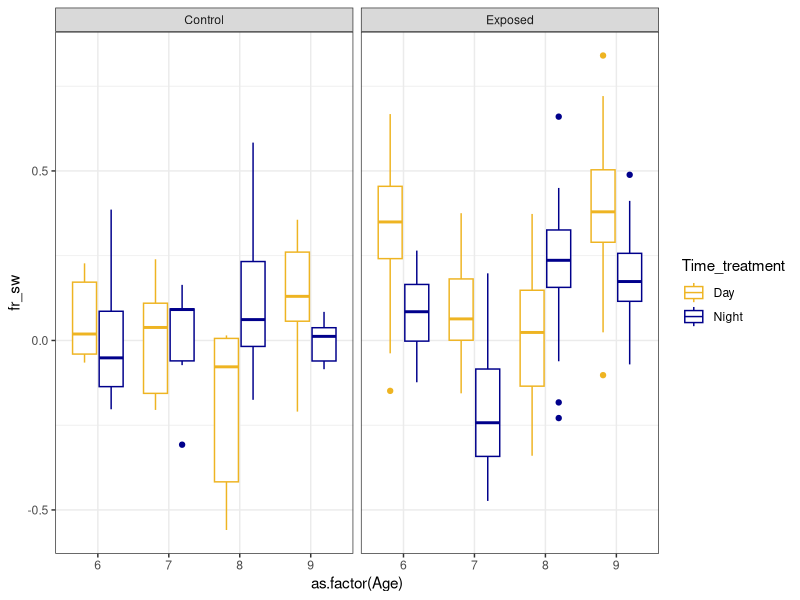
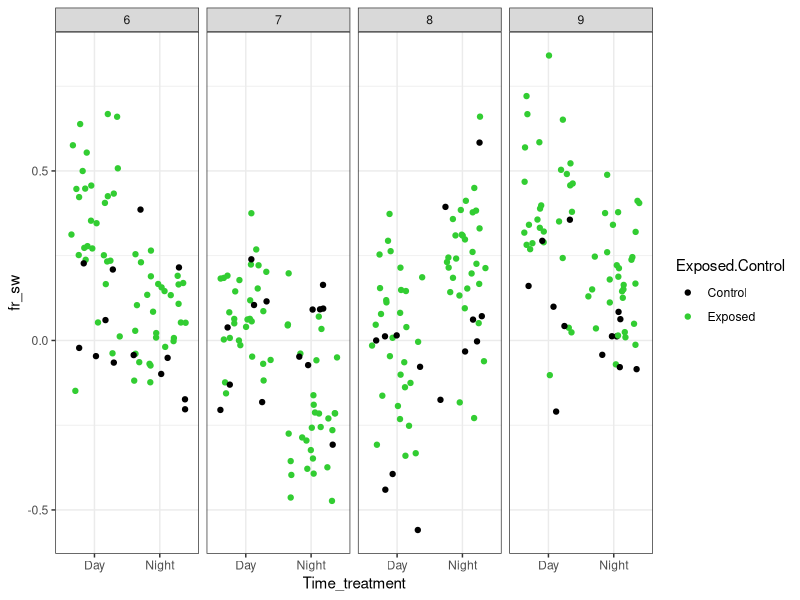
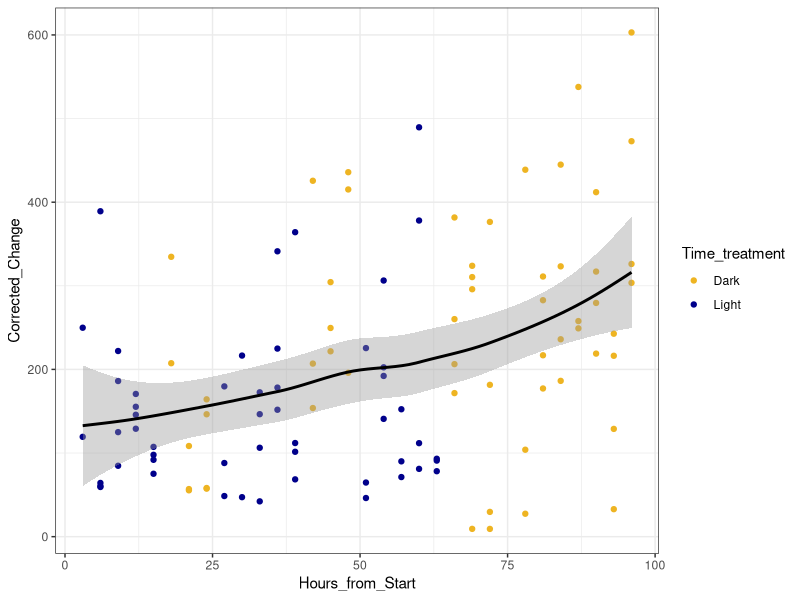
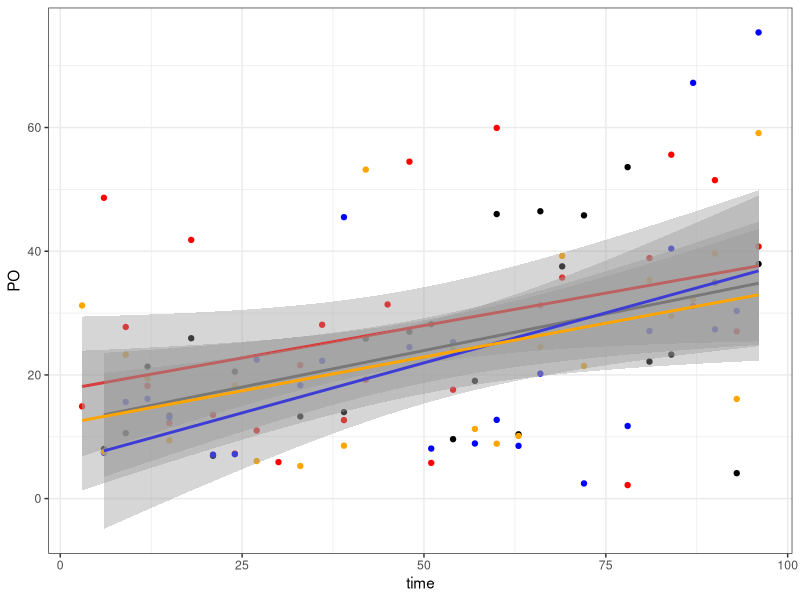
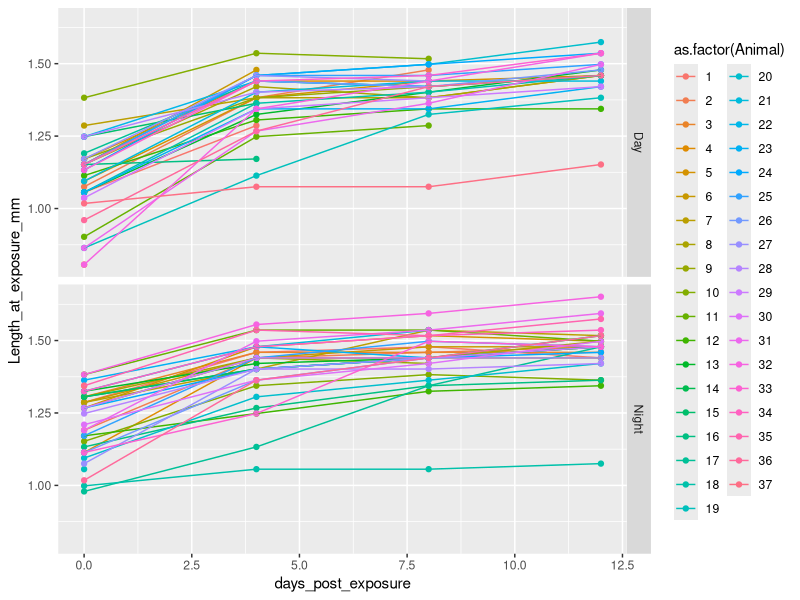
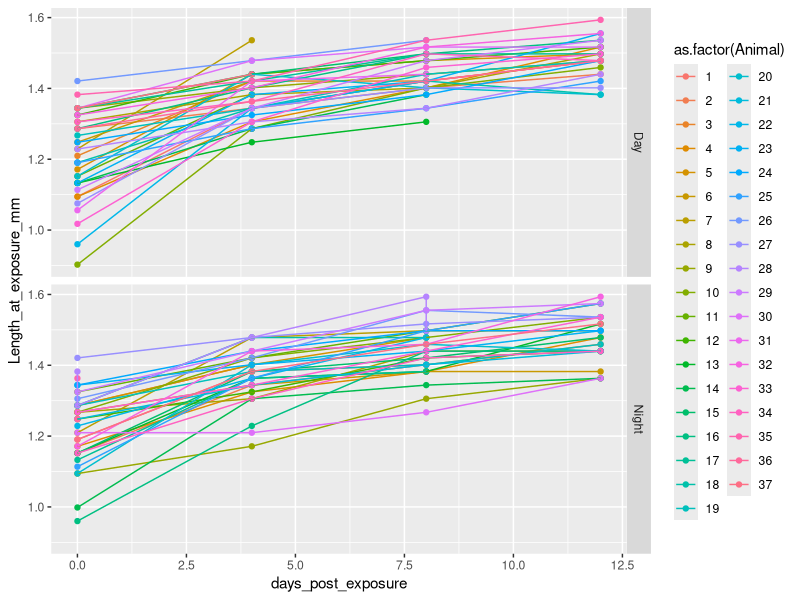
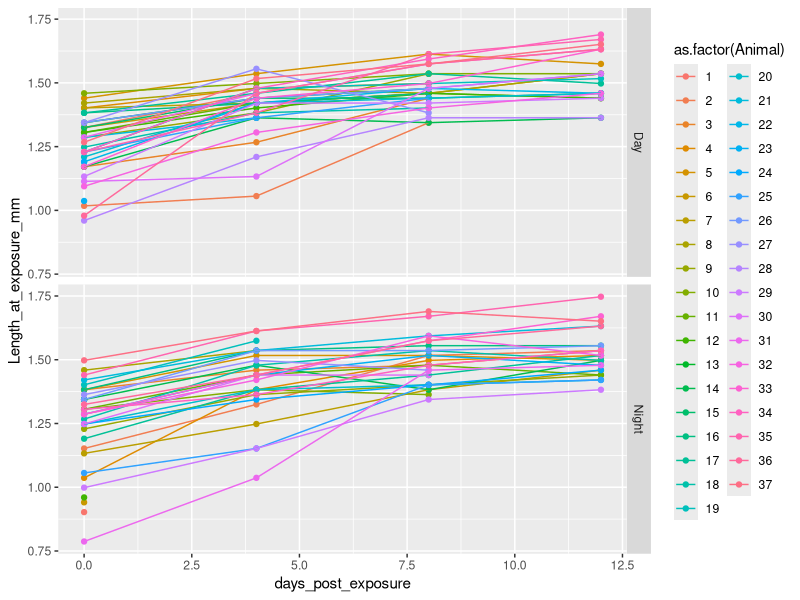
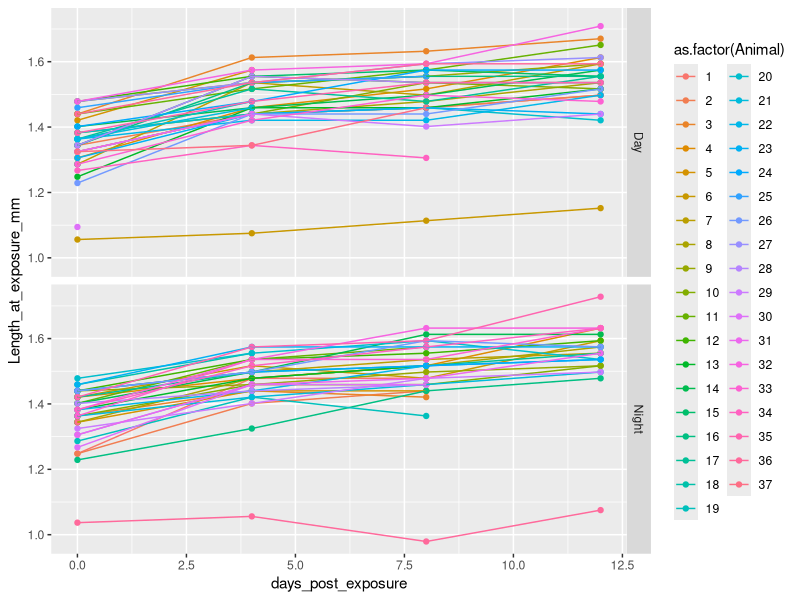

Source code (R) for these figures, in order:
## ---- chunk 1

library(tidyverse)
library(patchwork)

knitr::opts_chunk$set(echo = TRUE)
## ---- chunk 2
feed_data<-read.csv("data/feeding_data_3.28.21.csv", header=T)

po<-read.csv("data/4_Day_PO.csv", header = T) #Corrected_Change is the Active PO per sample (~8 ind. per sample)

po_correct<-read.csv("data/PO_biodare_sample_correction.csv", header = T)

growth<-read.csv("data/growth_data_3.28.21.csv", header=T)

life<-read.csv("data/life_data_3.28.21.csv", header =T)

## ---- chunk 3
#calculate the mean of the controls for each plate
summary_data <- feed_data %>%
  group_by(Plate_Control) %>%
  mutate(control_mean = mean(Control_Flour_Reading, na.rm = T)) %>%
  select(Plate_Control, control_mean) %>%
  distinct() %>% as.data.frame()

#remove extra row
summary_data  <- summary_data[!(summary_data$Plate_Control == ""),]

#match control mean with plate treatment
map = setNames(summary_data$control_mean,summary_data$Plate_Control)
feed_data$control_mean <- map[as.character(feed_data$Plate_Treatment)]

#volume, mL
v = 10

#time, hours
t = 9

##difference in feeding compared to control
k=feed_data$control_mean/feed_data$Flourometry_Reading

##calculate feeding rate (Sarnelle and Wilson)
feed_data$fr_sw <- log(k) * (v/t)

#calculate mean feeding rate per animal (keep rate > 0)
animal_mean <- feed_data %>%
  #keep fr_sw values > 0
  #filter(fr_sw > 0) %>% #this removes 64 animals...
  #group based on these variables
  group_by(Time_treatment, Age, Animal, Exposed.Control) %>%
  #means based on groups above
  summarise(fr_sw = mean(fr_sw, na.rm=TRUE)) 

## ---- chunk 4
#combine feeding rates with life history data 
merge(animal_mean, life, by=c("Age", "Time_treatment", "Animal", "Exposed.Control"), keep=TRUE) %>%
  mutate(id = paste(Age,
                    Time_treatment,
                    Animal,
                    Exposed.Control, 
                    sep = "_")) %>%
           as.data.frame()->all.data


#create id for growth data 
growth %>%
  mutate(id = paste(Age,
                    Time_treatment,
                    Animal,
                    Exposed.Control, 
                    sep = "_")) %>%
           as.data.frame()->growth
## ---- chunk 5
all.data %>%
  filter(Sex == "F")%>%
  ggplot()+
  geom_boxplot(aes(x=as.factor(Age), y=fr_sw, color=Time_treatment))+
  scale_color_manual(values=c("goldenrod2", "darkblue"))+
  facet_grid(.~Exposed.Control)+
  theme_bw()

all.data %>%
  filter(Sex == "F")%>%
  ggplot()+
  geom_jitter(aes(x=Time_treatment, y=fr_sw, color=Exposed.Control))+
  scale_color_manual(values=c("black", "limegreen"))+
  facet_grid(.~Age)+
  theme_bw()

## ---- chunk 6
po %>%
  ggplot()+
  geom_point(aes(x=Hours_from_Start, y =Corrected_Change, color=Time_treatment))+
  scale_color_manual(values=c("goldenrod2", "darkblue"))+
  geom_smooth(aes(x=Hours_from_Start, y =Corrected_Change), color="black", span=1)+
  theme_bw()

po_correct %>%
  ggplot()+
  geom_point(aes(x=time, y = PO))+
  geom_point(aes(x=time, y = PO.1), color="red")+
  geom_point(aes(x=time, y = PO.2), color="blue")+
  geom_point(aes(x=time, y = PO.3), color="orange")+
  geom_smooth(aes(x=time, y = PO), color="black", method="lm")+
  geom_smooth(aes(x=time, y = PO.1), color="red", method="lm")+
  geom_smooth(aes(x=time, y = PO.2), color="blue", method="lm")+
  geom_smooth(aes(x=time, y = PO.3), color="orange", method="lm")+
  theme_bw()

## ---- chunk 7
growth %>%
  filter(Age == 6) %>%
  ggplot(aes(x=days_post_exposure, y=Length_at_exposure_mm, color=as.factor(Animal)))+
  geom_point()+
  geom_line()+
  facet_grid(Time_treatment~.)

growth %>%
  filter(Age == 7) %>%
  ggplot(aes(x=days_post_exposure, y=Length_at_exposure_mm, color=as.factor(Animal)))+
  geom_point()+
  geom_line()+
  facet_grid(Time_treatment~.)

growth %>%
  filter(Age == 8) %>%
  ggplot(aes(x=days_post_exposure, y=Length_at_exposure_mm, color=as.factor(Animal)))+
  geom_point()+
  geom_line()+
  facet_grid(Time_treatment~.)

growth %>%
  filter(Age == 9) %>%
  ggplot(aes(x=days_post_exposure, y=Length_at_exposure_mm, color=as.factor(Animal)))+
  geom_point()+
  geom_line()+
  facet_grid(Time_treatment~.)

#lag and lead

## ---- chunk 8

# infection prevalence
all.data %>%
  filter(Time_treatment == "Exposed" | Sex == "F") %>%
  ggplot(aes(x=Age, y=infected, color=Time_treatment))+
  scale_color_manual(values=c("goldenrod2", "darkblue"))+
  geom_jitter(width = .1, height = .1)+
  geom_smooth(method="lm")+
  scale_y_continuous(limits=c(-.1,1))+
  scale_x_continuous(breaks=c(6,7,8,9))+
  theme_bw()


#infection intensity
life %>%
  filter(Time_treatment == "Exposed"| Sex == "F") %>%
  ggplot(aes(x=Age, y=spore_counts, color=Time_treatment))+
  scale_color_manual(values=c("goldenrod2", "darkblue"))+
  #geom_jitter(width=.25)+
  geom_point()+
  geom_smooth(method="lm")+
  theme_bw()

## ---- chunk 9

#total offspring
all.data %>%
  filter(Sex == "F") %>%
  #filter(infected != "NA") %>%     #removes controls
  ggplot(aes(x=Time_treatment, y=total_offspring, fill=as.factor(infected)))+
  geom_boxplot()+
  facet_grid(~Age)


#age at first clutch
all.data %>% 
  filter(Sex == "F") %>%
  #filter(infected != "NA") %>%     #removes controls
  ggplot(aes(x=Time_treatment, y=age_at_first_clutch, fill=as.factor(infected)))+
  geom_boxplot()+
  facet_grid(~Age)

## ---- chunk 10

#Does PO differ across a day (Resting = Light hours, Active = dark hours) and across ages? 
summary(po_model<-glm(Corrected_Change ~ Phase*as.factor(Age), data=po))
plot(po_model)

newdata<-expand.grid(Phase=c("Active", "Resting"), Age = 6:9)
newdata$preds<-predict(po_model, newdata=newdata)

newdata %>%
  ggplot()+
  geom_line(aes(x=Age, y=preds, color=Phase))+
  geom_point(po, mapping=aes(x=Age, y=Corrected_Change, color=Phase), alpha = 0.5)
## ---- chunk 11
prev <- all.data %>%
  filter(Exposed.Control == "Exposed") %>%
  group_by(Age, Time_treatment) %>%
  summarise(inf = sum(infected, na.rm=T),
            n = length(infected),
            prev = inf/n)

#Does infection prevalence increase with age and night exposure?
summary(inf_model<-glm(infected ~ as.factor(Age)+Time_treatment, 
               family = binomial, 
               data=filter(all.data, Exposed.Control == "Exposed")))

## ---- chunk 12

#Does infection intensity increase with Age and night exposure?
summary(spore_model<-glm(spore_counts ~ as.factor(Age) * Time_treatment, family = poisson(), data=filter(all.data, infected == 1)))
plot(spore_model)


